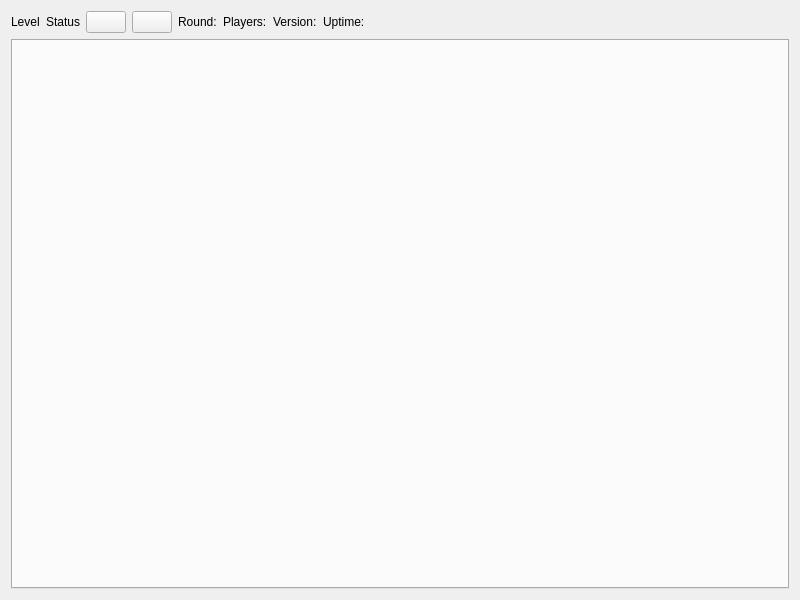
<?xml version="1.0" encoding="UTF-8"?>
<ui version="4.0">
 <class>Frostbite2MainWidget</class>
 <widget class="QWidget" name="Frostbite2MainWidget">
  <property name="geometry">
   <rect>
    <x>0</x>
    <y>0</y>
    <width>800</width>
    <height>600</height>
   </rect>
  </property>
  <property name="windowTitle">
   <string/>
  </property>
  <layout class="QGridLayout" name="gridLayout_7">
   <item row="0" column="0">
    <layout class="QHBoxLayout" name="horizontalLayout_3">
     <item>
      <widget class="QLabel" name="label_si_level">
       <property name="text">
        <string>Level</string>
       </property>
      </widget>
     </item>
     <item>
      <widget class="QLabel" name="label_si_status">
       <property name="text">
        <string>Status</string>
       </property>
      </widget>
     </item>
     <item>
      <widget class="QPushButton" name="pushButton_si_restartRound">
       <property name="toolTip">
        <string>Restart round</string>
       </property>
       <property name="text">
        <string/>
       </property>
       <property name="icon">
        <iconset resource="../frostbite/Frostbite.qrc">
         <normaloff>:/frostbite/icons/level-restart.png</normaloff>:/frostbite/icons/level-restart.png</iconset>
       </property>
       <property name="iconSize">
        <size>
         <width>24</width>
         <height>24</height>
        </size>
       </property>
       <property name="autoDefault">
        <bool>false</bool>
       </property>
       <property name="default">
        <bool>false</bool>
       </property>
       <property name="flat">
        <bool>false</bool>
       </property>
      </widget>
     </item>
     <item>
      <widget class="QPushButton" name="pushButton_si_runNextRound">
       <property name="focusPolicy">
        <enum>Qt::StrongFocus</enum>
       </property>
       <property name="toolTip">
        <string>Run next round</string>
       </property>
       <property name="layoutDirection">
        <enum>Qt::LeftToRight</enum>
       </property>
       <property name="autoFillBackground">
        <bool>false</bool>
       </property>
       <property name="text">
        <string/>
       </property>
       <property name="icon">
        <iconset resource="../frostbite/Frostbite.qrc">
         <normaloff>:/frostbite/icons/level-next.png</normaloff>:/frostbite/icons/level-next.png</iconset>
       </property>
       <property name="iconSize">
        <size>
         <width>24</width>
         <height>24</height>
        </size>
       </property>
       <property name="shortcut">
        <string/>
       </property>
       <property name="autoDefault">
        <bool>false</bool>
       </property>
       <property name="default">
        <bool>false</bool>
       </property>
       <property name="flat">
        <bool>false</bool>
       </property>
      </widget>
     </item>
     <item>
      <widget class="QLabel" name="label_si_round">
       <property name="text">
        <string>Round:</string>
       </property>
      </widget>
     </item>
     <item>
      <widget class="QLabel" name="label_si_players">
       <property name="text">
        <string>Players:</string>
       </property>
      </widget>
     </item>
     <item>
      <widget class="QLabel" name="label_si_version">
       <property name="text">
        <string>Version:</string>
       </property>
      </widget>
     </item>
     <item>
      <widget class="QLabel" name="label_si_upTime">
       <property name="text">
        <string>Uptime:</string>
       </property>
      </widget>
     </item>
     <item>
      <spacer name="horizontalSpacer_4">
       <property name="orientation">
        <enum>Qt::Horizontal</enum>
       </property>
       <property name="sizeHint" stdset="0">
        <size>
         <width>40</width>
         <height>20</height>
        </size>
       </property>
      </spacer>
     </item>
    </layout>
   </item>
   <item row="1" column="0">
    <widget class="QTabWidget" name="tabWidget">
     <property name="windowTitle">
      <string/>
     </property>
     <property name="styleSheet">
      <string notr="true"/>
     </property>
     <property name="currentIndex">
      <number>-1</number>
     </property>
     <property name="documentMode">
      <bool>false</bool>
     </property>
    </widget>
   </item>
  </layout>
 </widget>
 <resources>
  <include location="../frostbite/Frostbite.qrc"/>
 </resources>
 <connections/>
</ui>
